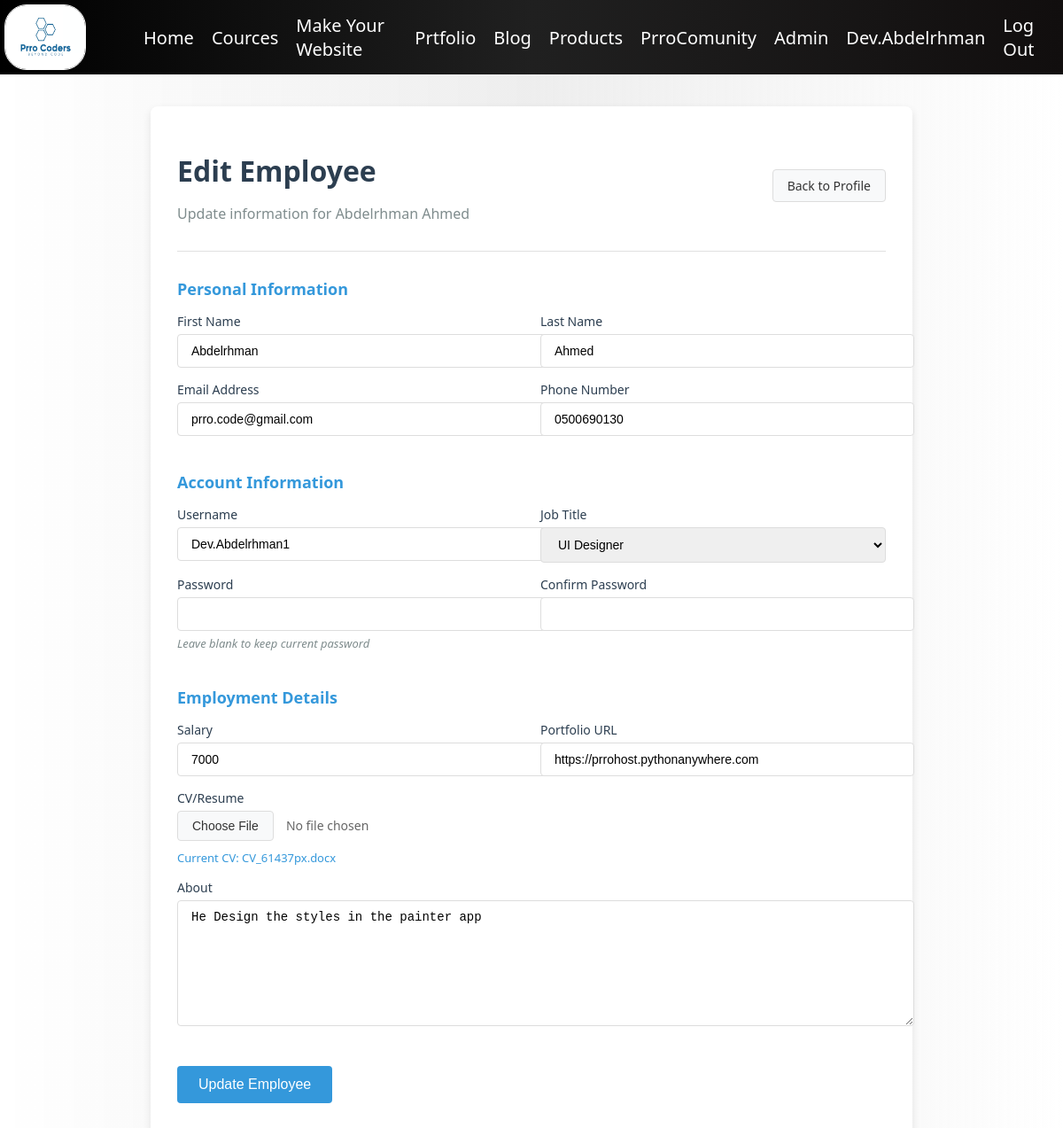
Screenshot of /adminPanal/editEmployee/21/ (signed in) with the database file from the repository.
### adminPanal/models.py (models this page shows, shortened)
class Employee(models.Model):
    First_name = models.CharField(max_length=255)
    Last_name = models.CharField(max_length=255)
    user_name = models.CharField(max_length=255)
    password = models.CharField(max_length=255)
    salary = models.CharField(max_length=30)
    about = models.CharField(max_length=99999)
    email = models.CharField(max_length=600)#
    number = models.CharField(max_length=30)#
    job = models.CharField(max_length=255)
    cv = models.FileField()
    prto = models.CharField(max_length=255)
    Eyear = models.IntegerField()
    Emonth = models.IntegerField()
    Eday = models.IntegerField()
    Syear = models.IntegerField()
    Smonth = models.IntegerField()
    Sday = models.IntegerField()
    active = models.BooleanField(default=True)

class Jobs(models.Model):
    name = models.CharField(max_length=255)

### adminPanal/views.py (the view, shortened to what this page needs)
# urls.py: path('editEmployee/<int:id>/', views.editEmp, name='editEmployee'),
def editEmp(request, id):
    employee = get_object_or_404(Employee, pk=id)
    jobs = Jobs.objects.all()
    return render(request, 'adminPanal/edit_employee.html', {
        'employee': employee,
        'jobs': jobs
    })

### templates/adminPanal/edit_employee.html (shortened to what this page needs)
{% extends 'layout.html' %}
{% block body %}
{% load static %}
<div class="admin-container">
    {% if user.is_superuser %}
        <div class="admin-header">
            <div>
                <h1>Edit Employee</h1>
                <p>Update information for {{ employee.First_name }} {{ employee.Last_name }}</p>
            </div>
            <a href="{% url 'employee_detail' employee.id %}" class="btn btn-secondary">Back to Profile</a>
        </div>
        <form action="{% url 'editEmployee' employee.id %}" method="post" enctype="multipart/form-data">
            <div class="form-section">
                <h3>Personal Information</h3>
                <div class="form-row">
                    <div class="form-group">
                        <label for="Fname">First Name</label>
                        <input class="form-control" id="Fname" type="text" name="Fname" value="{{ employee.First_name }}" required>
                    </div>
                    <div class="form-group">
                        <label for="Lname">Last Name</label>
                        <input class="form-control" id="Lname" type="text" name="Lname" value="{{ employee.Last_name }}" required>
                    </div>
                </div>
                <div class="form-row">
                    <div class="form-group">
                        <label for="email">Email Address</label>
                        <input class="form-control" id="email" type="email" name="email" value="{{ employee.email }}" required>
                    </div>
                    <div class="form-group">
                        <label for="number">Phone Number</label>
                        <input class="form-control" id="number" type="text" name="number" value="{{ employee.number }}" required>
                    </div>
                </div>
            </div>
            <div class="form-section">
                <h3>Account Information</h3>
                <div class="form-row">
                    <div class="form-group">
                        <label for="username">Username</label>
                        <input class="form-control" id="username" type="text" name="username" value="{{ employee.user_name }}" required>
                    </div>
                    <div class="form-group">
                        <label for="job">Job Title</label>
                        <select class="form-control" id="job" name="job" required>
                                {% if  employee.job == 'HR' %}
                                    <option value="HR" {% if job.name == employee.job %}selected{% endif %}>HR</option>
                                {% else %}
                                    {% for job in jobs %}
                                        {% if not job.name == 'HR' %}
                                            <option value="{{ job.name }}" {% if job.name == employee.job %}selected{% endif %}>{{ job.name }}</option>
                                        {% endif %}
                                    {% endfor %}
                                {% endif %}
                        </select>
                    </div>
                </div>
                <div class="form-row">
                    <div class="form-group">
                        <label for="password">Password</label>
                        <input class="form-control" id="password" type="password" name="password">
                        <div class="password-notice">Leave blank to keep current password</div>
                    </div>
                    <div class="form-group">
                        <label for="conpassword">Confirm Password</label>
                        <input class="form-control" id="conpassword" type="password" name="conpassword">
                    </div>
                </div>
            </div>
            <div class="form-section">
                <h3>Employment Details</h3>
                <div class="form-row">
                    <div class="form-group">
                        <label for="salary">Salary</label>
                        <input class="form-control" id="salary" type="text" name="salary" value="{{ employee.salary }}" required>
                    </div>
                    <div class="form-group">
                        <label for="portfolio">Portfolio URL</label>
                        <input class="form-control" id="portfolio" type="url" name="portfolio" value="{{ employee.prto }}" placeholder="https://...">
                    </div>
                </div>
                <div class="form-row">
                    <div class="form-group full-width">
                        <label for="cv">CV/Resume</label>
                        <div class="file-input-wrapper">
                            <button class="file-input-button" type="button">Choose File</button>
                            <span class="file-name" id="file-name">No file chosen</span>
                        </div>
                        {% if employee.cv %}
                            <div class="current-cv">Current CV: {{ employee.cv.name }}</div>
                        {% endif %}
                    </div>
                </div>
                <div class="form-row">
                    <div class="form-group full-width">
                        <label for="about">About</label>
                        <textarea class="form-control" id="about" name="about">{{ employee.about }}</textarea>
                    </div>
                </div>
            </div>
            <div class="form-row">
                <div class="form-group">
                    <button class="btn btn-primary" type="submit">Update Employee</button>
                </div>
            </div>
        </form>
    {% endif %}
</div>
{% endblock %}

### templates/layout.html (shortened to what this page needs)
{% load static %}
<!DOCTYPE html>
<html lang="en">
<head>
    <link rel="stylesheet" href="{% static 'style.css' %}">
</head>
<body>
    <div class="navbar1">
        <img src="{% static 'Prro Coders.jpg' %}" alt="PrroCoders" class="logo" width="100" >
        <ul class="nav1">
            <li class="nav-item1">
                <a class="nav-link1" href="{% url 'Home:index' %}">Home</a>
            </li>
            <li class="nav-item1">
                <a class="nav-link1" href="{% url 'Cource' %}">Cources</a>
            </li>
            <li class="nav-item1">
                <a class="nav-link1" href="{% url 'WebMaker' %}">Make Your Website</a>
            </li>
            <li class="nav-item1">
                <a class="nav-link1" href="https://prrohost.pythonanywhere.com">Prtfolio</a>
            </li>
            <li class="nav-item1">
                <a class="nav-link1" href="{% url 'blog:post_list' %}">Blog</a>
            </li>
            <li class="nav-item1">
                <a class="nav-link1" href="{% url 'store:store' 1 %}">Products</a>
            </li>
            <li class="nav-item1">
                <a class="nav-link1" href="">PrroComunity</a>
            </li>
            {% if user.is_authenticated and not user.is_superuser and not user.is_staff %}
            <li class="nav-item1">
                <a href="" class="nav-link1">{{ user.username }}</a>
            </li>
            <li class="nav-item1">
                <a class="nav-link1" href="{% url 'logout' %}">Log Out</a>
            </li>
            {% elif user.is_superuser %}
                <li class="nav-item1">
                    <a href="{% url 'adminPanal' %}" class="nav-link1">Admin</a>
                </li>
                <li class="nav-item1">
                    <a href="" class="nav-link1">{{ user.username }}</a>
                </li>
                <li class="nav-item1">
                    <a class="nav-link1" href="{% url 'logout' %}">Log Out</a>
                </li>
            {% endif %}
        </ul>
    </div>
    <div class="container container-content">
        {% block body %}{% endblock body %}
    </div>
</body>
</html>

### static/style.css (style rules this page uses)
body { background: linear-gradient(90deg, #ffffffaf 0%, #e8e8e8c1 50%, #ffffff 100%); font-family: 'Segoe UI', Tahoma, Geneva, Verdana, sans-serif; }
.navbar1 { font-family: 'Segoe UI', Tahoma, Geneva, Verdana, sans-serif; display: flex; flex-direction: row; justify-content: space-between; background: linear-gradient(90deg, #000000 0%, #202020 50%, #110e0e 100%); margin: 0; position: fixed; width: 100%; top: 0; left: 0; right: 0; z-index: 1000; }
.logo { width: 90px; border: 1px solid white; border-radius: 25px; margin: 5px 5px 5px 5px; }
.nav1 { display: flex; flex-direction: row; margin: 10px; list-style-type: none; align-items: center; }
.nav-item1 { margin: 5px 10px; font-size: 20px; color: white; }
.nav-link1 { text-decoration: none; color: white; transition: 0.1s; }
.container { position: relative; top: 80px; }

### templates/layout.html (style rules this page uses)
body { font-family: 'Segoe UI', Tahoma, Geneva, Verdana, sans-serif; }

### templates/adminPanal/edit_employee.html (style rules this page uses)
.admin-container { max-width: 800px; margin: 40px auto; padding: 30px; background-color: white; border-radius: 8px; box-shadow: 0 4px 10px rgba(0, 0, 0, 0.1); }
.admin-header { margin-bottom: 30px; padding-bottom: 15px; border-bottom: 1px solid #e0e0e0; display: flex; justify-content: space-between; align-items: center; }
.admin-header h1 { color: #2c3e50; font-weight: 600; margin-bottom: 5px; }
.admin-header p { color: #7f8c8d; font-size: 16px; }
.btn { padding: 8px 16px; border-radius: 4px; font-size: 14px; font-weight: 500; text-decoration: none; display: inline-block; transition: all 0.3s ease; }
.btn-secondary { background-color: #f8f9fa; color: #333; border: 1px solid #ddd; }
.form-section { margin-bottom: 25px; }
.form-section h3 { font-size: 18px; color: #3498db; margin-bottom: 15px; }
.form-row { display: flex; flex-wrap: wrap; margin: 0 -10px; }
.form-group { flex: 1 0 calc(50% - 20px); margin: 0 10px 15px; }
.form-control { width: 100%; padding: 10px 15px; border: 1px solid #ddd; border-radius: 4px; font-size: 14px; transition: border-color 0.3s; }
textarea.form-control { min-height: 120px; resize: vertical; }
.form-group label { display: block; margin-bottom: 5px; font-weight: 500; color: #2c3e50; font-size: 14px; }
.btn-primary { background-color: #3498db; color: white; border: none; padding: 12px 24px; border-radius: 4px; cursor: pointer; font-size: 16px; font-weight: 500; transition: background-color 0.3s; }
.full-width { flex: 1 0 calc(100% - 20px); }
.file-input-wrapper { position: relative; overflow: hidden; display: inline-block; }
.file-input-button { display: inline-block; background-color: #f8f9fa; border: 1px solid #ddd; border-radius: 4px; padding: 8px 16px; font-size: 14px; color: #333; }
.file-name { margin-left: 10px; font-size: 14px; color: #666; }
.password-notice { font-size: 13px; color: #7f8c8d; margin-top: 5px; font-style: italic; }
.current-cv { font-size: 13px; color: #3498db; margin-top: 5px; }

### rows the page displays
Employee: First_name "Abdelrhman", Last_name "Ahmed", Fname "Abdelrhman", Lname "Ahmed", email "prro.code@gmail.com", number "0500690130", username "Dev.Abdelrhman1", job "UI Designer", salary "7000", portfolio "https://prrohost.pythonanywhere.com", cv.name "CV_61437px.docx", about "He Design the styles in the painter app"

### other values shown
{{ user.username }} "Dev.Abdelrhman"
